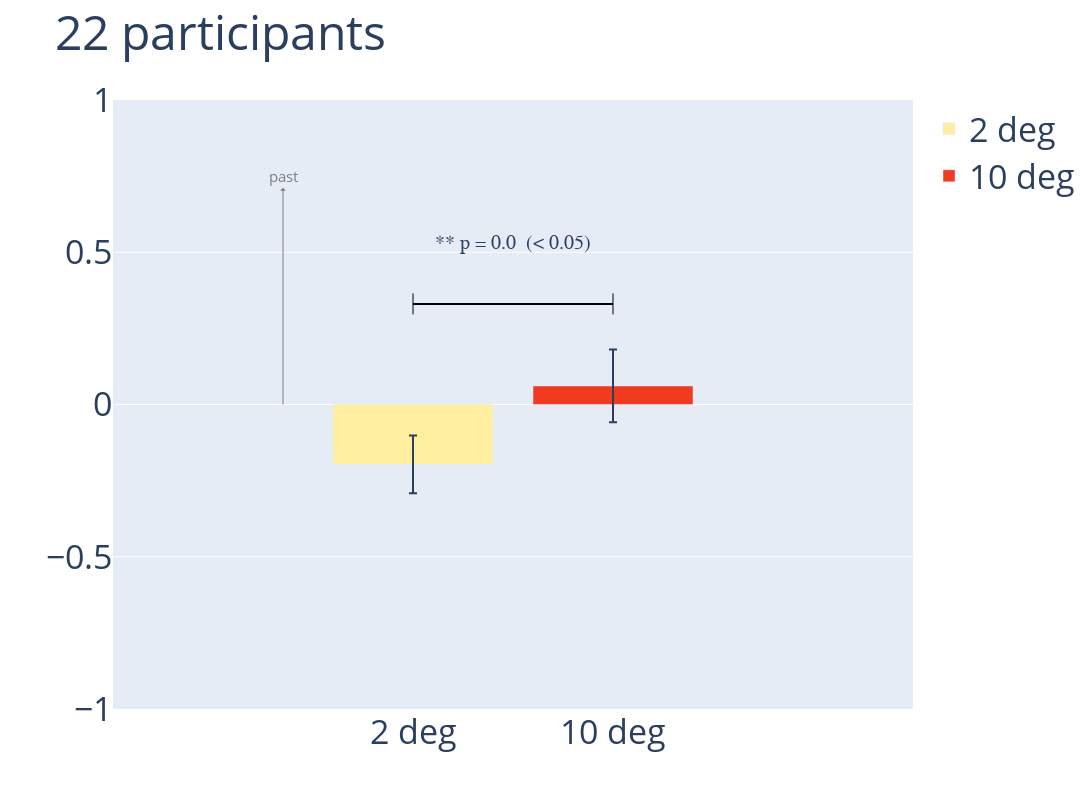

Notebook code cell kept with this figure:
### Code cell
trace_data = []
trace_data.append(go.Bar(x = [str(ecc[0])+' deg'],
                        y = [output['N_l_minus_r_2deg'].mean()],
                        name=str(ecc[0])+' deg',
                        marker = dict(color = colors[0]),
                        error_y = dict(type = 'data',
                                      array = [output['N_l_minus_r_2deg'].std()/np.sqrt(len(output))],
                                      visible=True
                                      )
                        )
                 )

# trace_data.append(go.Bar(x = ['preference to lag -1 over lag 1 responses'],
#                         y = [output['ratio_6deg'].mean()],
#                         name='6 deg',
#                         marker = dict(color = colors[1]),
#                         error_y = dict(type = 'data',
#                                       array = [output['ratio_6deg'].std()/np.sqrt(14)],
#                                       visible=True
#                                       )
#                         )
#                  )

trace_data.append(go.Bar(x = [str(ecc[1]) +' deg'],
                        y = [output['N_l_minus_r_10deg'].mean()],
                        name=str(ecc[1])+' deg',
                        marker = dict(color = colors[1]),
                        error_y = dict(type = 'data',
                                      array = [output['N_l_minus_r_10deg'].std()/np.sqrt(len(output))],
                                      visible=True
                                      )
                        )
                 )

y_max = max(output['N_l_minus_r_10deg'].mean(), output['N_l_minus_r_2deg'].mean(), 
                   output['N_l_minus_r_10deg'].mean()+output['N_l_minus_r_10deg'].std()/np.sqrt(len(output)),
                  output['N_l_minus_r_2deg'].mean()+output['N_l_minus_r_2deg'].std()/np.sqrt(len(output))) + 0.15

trace_data.append(go.Scatter(x = [str(i)+' deg' for i in ecc],
                            y = [y_max for i in range(len(ecc))],
                            mode='markers+lines',
                            marker = dict(color='black',size = 15, symbol='line-ns-open'),
                            line = dict(color='black',width = 2),
                            showlegend = False))

# for j,e in enumerate(cuePosdata['cueEccentricity1'].unique().sort(ascending=False)):
#         ecc_data = cuePosdata[cuePosdata['cueEccentricity1']==e]
#         trace_data.append(go.Histogram(x = ecc_data['responsePosRelative0'].to_numpy(), 
#                                   histnorm='probability',name = str(e) + 'deg', opacity = 1, marker = dict(color = colors[1-j]),
#                                       xaxis = 'x2',
#                                       yaxis = 'y2',
#                                       showlegend=False))

pval_text = ['** p = '+str(np.round(approx_ratio_p,3))+ '  (< 0.05)' if approx_ratio_p < 0.05 else 'n.s']

annotations = [dict(x=0.5,y=y_max+0.2,xref='x',yref='y',text=pval_text[0], showarrow=False, font=dict(family = 'Courier New, monospace',
                                                                                                     size = 20))]

ystart = 0
ymax1 = 0
ymin1 = 1
padding = 0.25
x_padding = 0.025
xpos1 = 0.1

annotations.append(dict(y=ymax1, x=xpos1+x_padding, ay=ymin1 - padding, ax=xpos1+x_padding, xref='x', axref='x', xshift = -155,
            yref='y', ayref='y', showarrow=True, arrowhead=1, arrowside='start',arrowsize=1, arrowwidth=1, arrowcolor='gray', text = 'past', font = dict(size = 15, color='gray')))

layout = go.Layout(
    barmode='group',
    width = 1200,
    height = 800,
    font = dict(size = font_size),
    title = str(int(len(data)/280))+' participants',
    xaxis = dict(zeroline=False, title = '', range = [-1.5,2.5], titlefont = dict(size = font_size)),
    yaxis = dict(title = '',zeroline=False, range = [-1,1], titlefont = dict(size = font_size)),
    annotations= annotations,
    xaxis2 = dict(domain = [0.7, 1], anchor = 'y2', title = 'SPE', showline=True, mirror=True, zeroline=False, titlefont = dict(size = 14)),
    yaxis2 = dict(domain = [0.55, 0.9], anchor = 'x2', title = 'Prob.', showline=True, mirror=True, zeroline=False, titlefont = dict(size = 14))
    )
    
fig = go.Figure(data=trace_data, layout=layout)
iplot(fig, filename='avg#_of_(left - right)_SPEs_from_0_comparision')

### Figure 1 — Plotly figure (JSON) as saved in the notebook; plotly's stock layout.template omitted (floating-point values rounded to 4 significant figures)
{"data": [{"error_y": {"array": [0.09472], "type": "data", "visible": true}, "marker": {"color": "rgb(255,237,160)"}, "name": "2 deg", "type": "bar", "x": ["2 deg"], "y": [-0.1964]}, {"error_y": {"array": [0.1195], "type": "data", "visible": true}, "marker": {"color": "rgb(240,59,32)"}, "name": "10 deg", "type": "bar", "x": ["10 deg"], "y": [0.06093]}, {"line": {"color": "black", "width": 2}, "marker": {"color": "black", "size": 15, "symbol": "line-ns-open"}, "mode": "markers+lines", "showlegend": false, "type": "scatter", "x": ["2 deg", "10 deg"], "y": [0.3304, 0.3304]}], "layout": {"annotations": [{"font": {"family": "Courier New, monospace", "size": 20}, "showarrow": false, "text": "** p = 0.0  (< 0.05)", "x": 0.5, "xref": "x", "y": 0.5304, "yref": "y"}, {"arrowcolor": "gray", "arrowhead": 1, "arrowside": "start", "arrowsize": 1, "arrowwidth": 1, "ax": 0.125, "axref": "x", "ay": 0.75, "ayref": "y", "font": {"color": "gray", "size": 15}, "showarrow": true, "text": "past", "x": 0.125, "xref": "x", "xshift": -155, "y": 0, "yref": "y"}], "barmode": "group", "font": {"size": 34}, "height": 800, "title": {"text": "22 participants"}, "width": 1200, "xaxis": {"range": [-1.5, 2.5], "title": {"font": {"size": 34}, "text": ""}, "zeroline": false}, "xaxis2": {"anchor": "y2", "domain": [0.7, 1], "mirror": true, "showline": true, "title": {"font": {"size": 14}, "text": "SPE"}, "zeroline": false}, "yaxis": {"range": [-1, 1], "title": {"font": {"size": 34}, "text": ""}, "zeroline": false}, "yaxis2": {"anchor": "x2", "domain": [0.55, 0.9], "mirror": true, "showline": true, "title": {"font": {"size": 14}, "text": "Prob."}, "zeroline": false}}}
